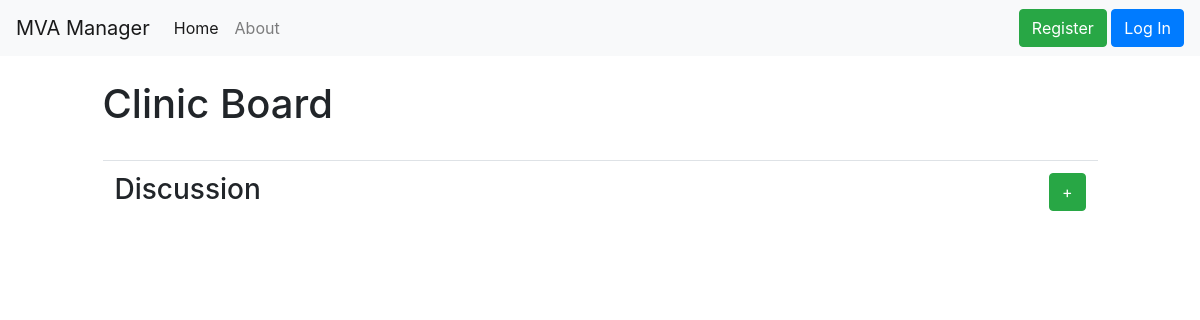
/clinicboard, run on an earlier commit of the app's database.
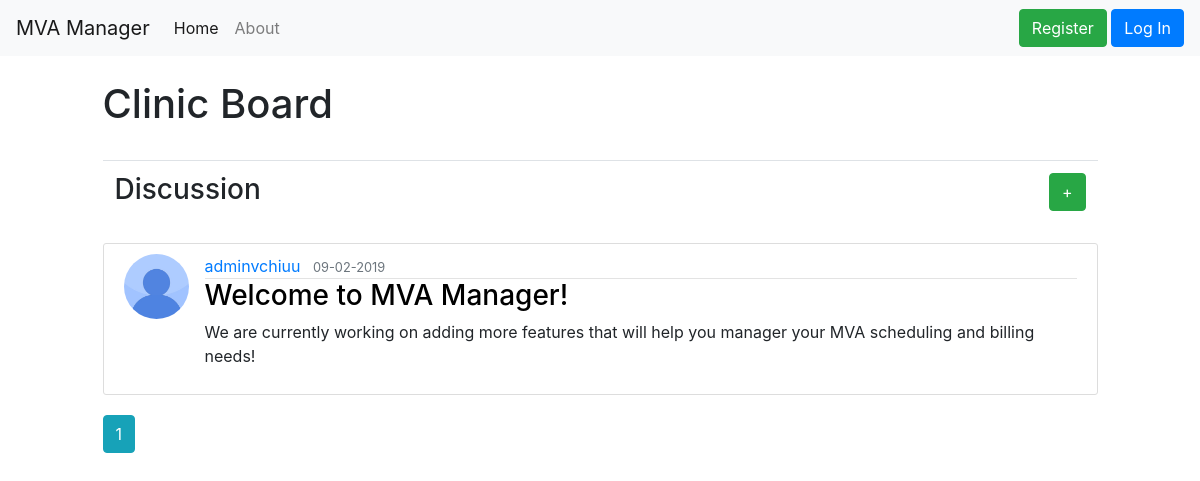
And on a later commit of the database.
### mvaManager/models.py (models this page shows, shortened)
class Post(db.Model):
  id = db.Column(db.Integer, primary_key=True)
  title = db.Column(db.String(20), nullable=False, default='(New Title)')
  date_posted = db.Column(db.DateTime, nullable=False, default=datetime.utcnow)
  content = db.Column(db.Text, nullable=False)
  user_id = db.Column(db.Integer, db.ForeignKey('user.id'), nullable=False)

class User(db.Model, UserMixin):
  id = db.Column(db.Integer, primary_key=True)
  username = db.Column(db.String(20), unique=True, nullable=False)
  firstname = db.Column(db.String(20), nullable=False)
  lastname = db.Column(db.String(20), nullable=False)
  email = db.Column(db.String(120), unique=True, nullable=False)
  image_file = db.Column(db.String(20), nullable=False, default='default.jpg')
  password = db.Column(db.String(60), nullable=False)
  posts = db.relationship('Post', backref='author', lazy=True)

### mvaManager/posts/routes.py (the view)
@posts.route('/clinicboard')
def clinicboard():
  page = request.args.get('page', 1, type=int)
  posts = Post.query.order_by(Post.date_posted.desc()).paginate(page=page,per_page=10)
  return render_template('clinicboard/clinicboard.html', title='ClinicBoard', posts=posts)

### mvaManager/templates/clinicboard/clinicboard.html
{% extends "layout.html" %}
  {% block content %}
  <br>
  <h1> Clinic Board </h1>
  <br>
  <table class="table">
    <tr>
      <td> <h3> Discussion </h3></td>
      <td style="text-align: right"> <a class="btn btn-success" href="{{ url_for('posts.new_post')}}"> + </a> </td>
    </tr>
  </table>
    {% for post in posts.items %}
    <article class="media content-section">
      <img class="rounded-circle" style="height: 65px; width: 65px; margin-right: 16px"src="{{ url_for('static', filename='profile_pictures/' + post.author.image_file) }}">
      <div class="media-body">
        <div style="border-bottom: 1px solid #e3e3e3">
          <a class="mr-2" href="{{ url_for('users.user_posts', username=post.author.username)}}">{{ post.author.username }}</a>
          <small class="text-muted">{{ post.date_posted.strftime('%m-%d-%Y') }}</small>
        </div>
        <h3><a class="article-title" style="color:black" href="{{ url_for('posts.post', post_id=post.id) }}"> {{ post.title }} </a></h3>
        <p class="article-content"> {{ post.content }}</p>
      </div>
    </article>
    {% endfor %}
    {% for page_num in posts.iter_pages(left_edge=1, right_edge=1, left_current=2, right_current=3) %}
      {% if page_num %}
        {% if posts.page == page_num %}
          <a class="btn btn-info mb-4" href="{{ url_for('main.home', page=page_num) }}"> {{ page_num }}</a>
        {% else%}
          <a class="btn btn-outline-info mb-4" href="{{ url_for('main.home', page=page_num) }}"> {{ page_num }}</a>
        {% endif %}
      {% else %}
      ...
      {% endif %}
    {% endfor %}
  {% endblock content %}

### mvaManager/templates/layout.html (shortened to what this page needs)
<!DOCTYPE html>
<html>
  <head>
    <link rel="stylesheet" href="https://stackpath.bootstrapcdn.com/bootstrap/4.3.1/css/bootstrap.min.css">
    <link rel="stylesheet" type="text/css" href="{{ url_for('static', filename='main.css')}}">
  </head>
  <body>
      <nav class="navbar navbar-expand-md navbar-light bg-light">
        <a class="navbar-brand" href="/"> MVA Manager </a>
        <div class="collapse navbar-collapse" id="navbarSupportedContent">
            <ul class="navbar-nav mr-auto">
              <li class="nav-item active">
                <a class="nav-link" href="{{ url_for('main.home') }}">Home <span class="sr-only">(current)</span></a>
              </li>
              <li class="nav-item">
                <a class="nav-link" href="{{ url_for('main.about') }}">About</a>
              </li>
            </ul>
        </div>
        <form class="navbar-form navbar-right">
          {% if current_user.is_authenticated %}
            <a href="{{ url_for('settings.settings_dir')}}" class="btn"> Settings </a>
            <a href="{{ url_for('users.account')}}" class="btn btn-primary"> Account </a>
            <a href="{{ url_for('users.logout') }}" class="btn btn-danger"> Log Out</a>
          {% else %}
            <a href="{{ url_for('users.registration') }}" class="btn btn-success">Register</a>
            <a href="{{ url_for('users.login') }}" class="btn btn-primary">Log In</a>
          {% endif %}
          </form>
      </nav>
    <div class="row">
      <div class="col-md-10 offset-md-1">
        {% block content %} {% endblock %}
      </div>
    </div>
  </body>
</html>

### mvaManager/static/main.css (style rules this page uses)
.content-section { background: #ffffff; padding: 10px 20px; border: 1px solid #dddddd; border-radius: 3px; margin-bottom: 20px; }

What changed in the data, as far as the page shows it:
added Post: image_file (placeholder picture), author.username "adminvchiuu", date_posted "09-02-2019", title "Welcome to MVA Manager!", content "We are currently working on adding more features that will help you manager your MVA scheduling and billing needs!"
Also different on the page:
new list line: "1"
